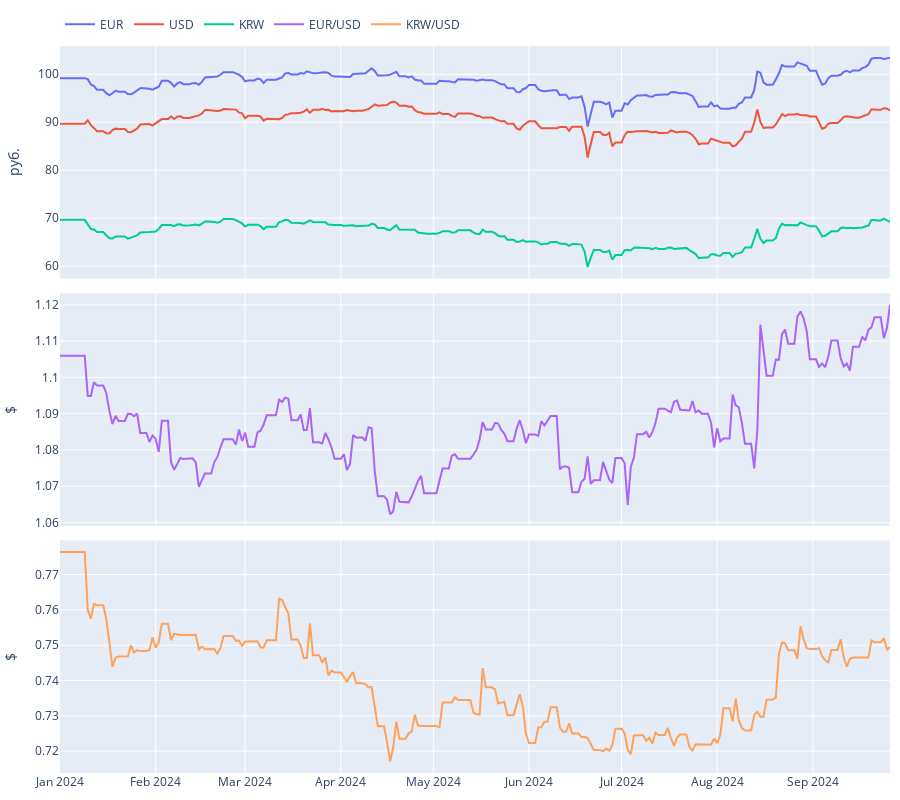

Notebook code for this chart:
### Code cell
fig = make_subplots(rows=3, cols=1, shared_xaxes=True, vertical_spacing=0.02)

fig.add_trace(go.Scatter(x=df['date'], y=df['EUR'], name='EUR'), row=1, col=1)
fig.add_trace(go.Scatter(x=df['date'], y=df['USD'], name='USD'), row=1, col=1)
fig.add_trace(go.Scatter(x=df['date'], y=df['KRW'], name='KRW'), row=1, col=1)
fig.add_trace(go.Scatter(x=df['date'], y=df['EUR/USD'], name='EUR/USD'), row=2, col=1)
fig.add_trace(go.Scatter(x=df['date'], y=df['KRW/USD'], name='KRW/USD'), row=3, col=1)
fig.update_layout(margin=dict(l=10, r=10, t=30, b=10),
                  legend=dict(orientation='h', yanchor='bottom', x=0, y=1.01),
                  height=800,
                  # width=1000
                )
fig.update_traces(hoverinfo='all', hovertemplate='Дата и время: %{x}<br>Курс: %{y:.2f}руб.', row=1, col=1)
fig.update_traces(hoverinfo='all', hovertemplate='Дата и время: %{x}<br>Курс: %{y:.2f}$.', row=2, col=1)
fig.update_traces(hoverinfo='all', hovertemplate='Дата и время: %{x}<br>Курс: %{y:.2f}$.', row=3, col=1)
fig.update_yaxes(title_text='руб.', row=1, col=1)
fig.update_yaxes(title_text='$', row=2, col=1)
fig.update_yaxes(title_text='$', row=3, col=1)

### Figure 1 — Plotly figure (JSON) as saved in the notebook; plotly's stock layout.template omitted (floating-point values rounded to 4 significant figures; data arrays with more than 128 entries replaced by an {"elided": "..."} marker saying what was removed)
{"data": [{"hoverinfo": "all", "hovertemplate": "Дата и время: %{x}<br>Курс: %{y:.2f}руб.", "name": "EUR", "type": "scatter", "x": {"elided": "270 str values"}, "xaxis": "x", "y": {"elided": "270 float values"}, "yaxis": "y"}, {"hoverinfo": "all", "hovertemplate": "Дата и время: %{x}<br>Курс: %{y:.2f}руб.", "name": "USD", "type": "scatter", "x": {"elided": "270 str values"}, "xaxis": "x", "y": {"elided": "270 float values"}, "yaxis": "y"}, {"hoverinfo": "all", "hovertemplate": "Дата и время: %{x}<br>Курс: %{y:.2f}руб.", "name": "KRW", "type": "scatter", "x": {"elided": "270 str values"}, "xaxis": "x", "y": {"elided": "270 float values"}, "yaxis": "y"}, {"hoverinfo": "all", "hovertemplate": "Дата и время: %{x}<br>Курс: %{y:.2f}$.", "name": "EUR/USD", "type": "scatter", "x": {"elided": "270 str values"}, "xaxis": "x2", "y": {"elided": "270 float values"}, "yaxis": "y2"}, {"hoverinfo": "all", "hovertemplate": "Дата и время: %{x}<br>Курс: %{y:.2f}$.", "name": "KRW/USD", "type": "scatter", "x": {"elided": "270 str values"}, "xaxis": "x3", "y": {"elided": "270 float values"}, "yaxis": "y3"}], "layout": {"height": 800, "legend": {"orientation": "h", "x": 0, "y": 1.01, "yanchor": "bottom"}, "margin": {"b": 10, "l": 10, "r": 10, "t": 30}, "xaxis": {"anchor": "y", "domain": [0, 1], "matches": "x3", "showticklabels": false}, "xaxis2": {"anchor": "y2", "domain": [0, 1], "matches": "x3", "showticklabels": false}, "xaxis3": {"anchor": "y3", "domain": [0, 1]}, "yaxis": {"anchor": "x", "domain": [0.68, 1], "title": {"text": "руб."}}, "yaxis2": {"anchor": "x2", "domain": [0.34, 0.66], "title": {"text": "$"}}, "yaxis3": {"anchor": "x3", "domain": [0, 0.32], "title": {"text": "$"}}}}
